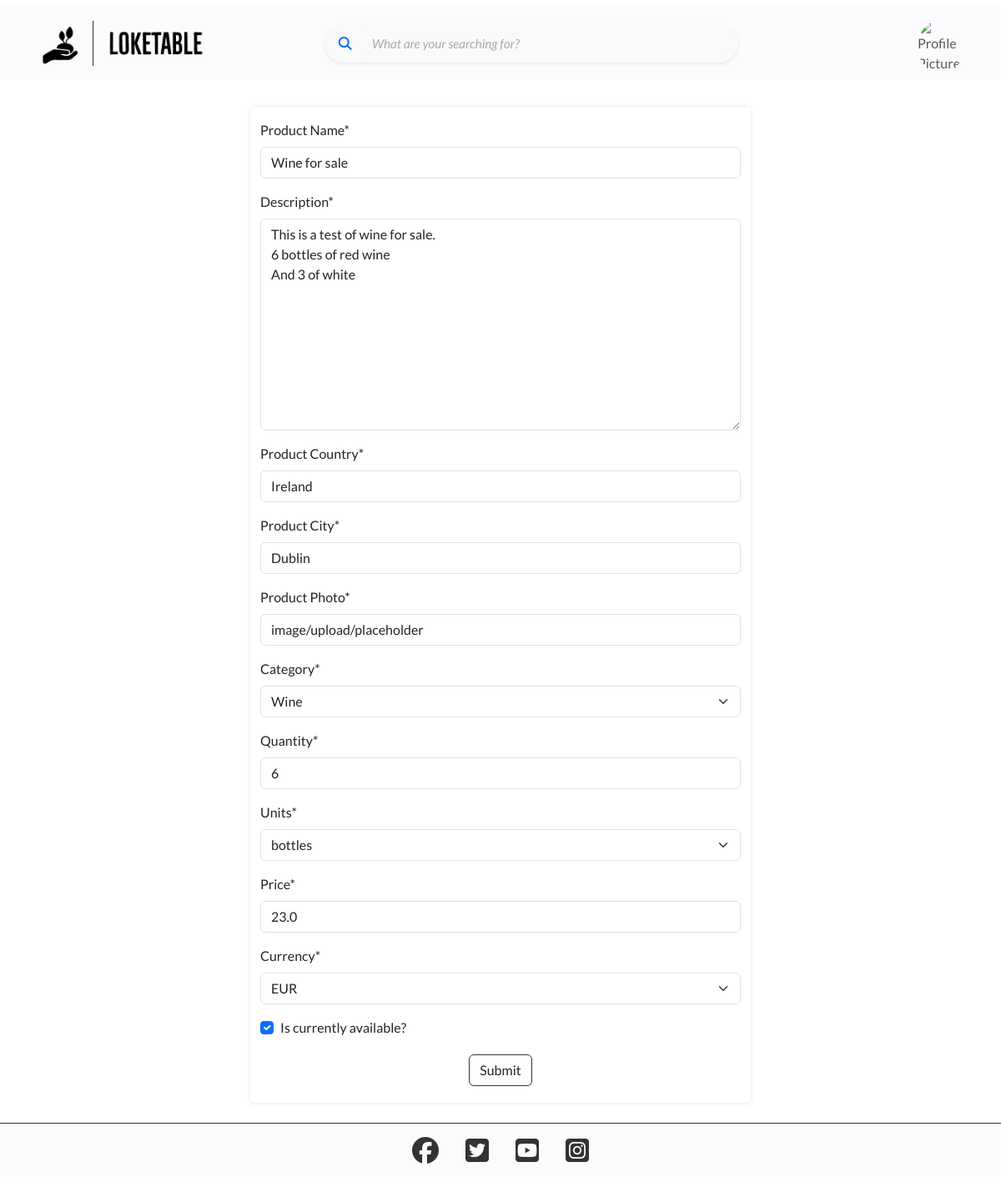
/products/edit/wine-for-sale/1/ (signed in), run on the app's committed database.
### products/models.py (models this page shows, shortened)
class Product(models.Model):
    user = models.ForeignKey(
        User,
        on_delete=models.CASCADE,
        related_name="producer"
        )
    title = models.CharField(max_length=30, null=False, blank=False)
    description = models.TextField(max_length=1000, null=False, blank=False)
    country = models.CharField(max_length=30)
    city = models.CharField(max_length=30)
    created_date = models.DateTimeField(auto_now_add=True)
    updated_date = models.DateTimeField(auto_now=True)
    image = CloudinaryField('image', default='placeholder')
    category = models.CharField(
        max_length=50,
        choices=CATEGORIES,
        default="other"
        )
    price = models.FloatField()
    currency = models.CharField(
        max_length=10,
        choices=CURRENCIES,
        default="eur"
        )
    available = models.BooleanField()
    quantity = models.IntegerField(null=False, blank=False)
    units = models.CharField(
        max_length=10,
        choices=UNIT_CHOICES,
        default='unit'
    )
    slug = models.SlugField(max_length=200)
    favorited_by = models.ManyToManyField(
        User, related_name='favorites',
        blank=True
    )
    class Meta:
        ordering = ['-updated_date']

### products/views.py (the view, shortened to what this page needs)
class EditProduct(LoginRequiredMixin, UserPassesTestMixin, generic.UpdateView):
    template_name = 'products/add_product.html'
    form_class = ProductForm
    model = Product
    def test_func(self):
        return self.request.user == self.get_object().user

### products/forms.py
class ProductForm(forms.ModelForm):
    class Meta:
        model = Product
        fields = [
            'title',
            'description',
            'country',
            'city',
            'image',
            'category',
            'quantity',
            'units',
            'price',
            'currency',
            'available'
        ]
        labels = {
            'title': 'Product Name',
            'description': 'Description',
            'country': 'Product Country',
            'city': 'Product City',
            'image': 'Product Photo',
            'category': 'Category',
            'quantity': 'Quantity',
            'units': 'Units',
            'price': 'Price',
            'currency': 'Currency',
            'available': 'Is currently available?'
        }

### products/templates/products/add_product.html (shortened to what this page needs)
{% extends 'base.html' %}
{% block content %}
    <div class="container form-container">
        <form method="POST" enctype="multipart/form-data" class="my-4 py-3">
            {{ form | crispy }}
            <div class="d-flex justify-content-center">
                <input type="submit" value="Submit" class="btn general-purpose-btn my-1">
            </div>
        </form>
    </div>
{% endblock %}

### static/css/base.css (style rules this page uses)
:root { --title: 'Montserrat', sans-serif; --body: 'Lato', sans-serif; --jet: #343330; --drab-dark-brown: #45462A; --field-drab: #7E5920; --fulvous: #DC851F; --orange-peel: #FFA737; --cloud-white: rgb(255, 255, 255); --off-lavender: rgba(216,212,242,0.1); --box-shadow-small-lavender: 0px 0px 6px -1px rgb(216,212,242); }
html, body { height: 100%; }
body { display: flex; flex-direction: column; font-family: var(--body); }
.general-purpose-btn { background-color: var(--cloud-white); border: 1px solid var(--jet); }
.form-control::placeholder { font-size: 0.95rem; color: #aaa; font-style: italic; }
.form-container { width: 90%; box-shadow: var(--box-shadow-small-lavender); border-radius: 5px; }
@media screen and (min-width: 576px) { .form-container { width: 75%; } }
@media screen and (min-width: 992px) { .form-container { width: 50%; } }

### data on the page
Product: title "Wine for sale", description "This is a test of wine for sale. 6 bottles of red wine And 3 of white", country "Ireland", city "Dublin", image "image/upload/placeholder", category "Wine", quantity "6", units "bottles", price "23.0", currency "EUR", available "☑"
